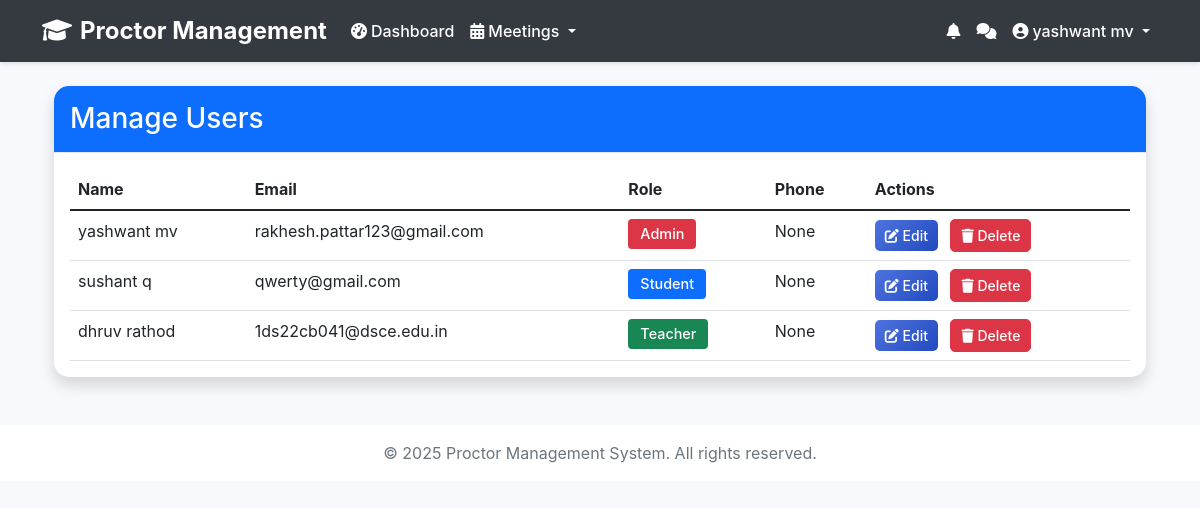
Page /admin-panel/users/ (signed in) on the committed database.
### accounts/models.py (models this page shows, shortened)
class User(AbstractUser):
    ROLE_CHOICES = (
        ('student', 'Student'),
        ('teacher', 'Teacher'),
        ('admin', 'Admin'),
    )
    role = models.CharField(max_length=10, choices=ROLE_CHOICES, default='student')
    phone_number = models.CharField(max_length=15, blank=True, null=True)
    address = models.TextField(blank=True, null=True)
    is_email_verified = models.BooleanField(default=False)
    password_reset_token = models.CharField(max_length=32, null=True, blank=True)
    password_reset_expires = models.DateTimeField(null=True, blank=True)

### admin_panel/views.py (the view)
# urls.py: path('users/', views.manage_users, name='manage_users'),
@login_required
def manage_users(request):
    if request.user.role != 'admin':
        return redirect('dashboard')
    users = User.objects.all().order_by('-date_joined')
    context = {
        'users': users,
    }
    return render(request, 'admin_panel/manage_users.html', context)

### accounts/context_processors.py (called while the page is built)
def unread_notifications_count(request):
    if request.user.is_authenticated:
        count = Notification.objects.filter(user=request.user, is_read=False).count()
    else:
        count = 0
    return {'unread_notifications_count': count}

### admin_panel/templates/admin_panel/manage_users.html (shortened to what this page needs)
{% extends 'accounts/base.html' %}
{% block content %}
<div class="container">
    <div class="row mb-4">
        <div class="col-md-12">
            <div class="card shadow">
                <div class="card-header bg-primary text-white">
                    <h3 class="mb-0">Manage Users</h3>
                </div>
                <div class="card-body">
                    <div class="table-responsive">
                        <table class="table table-hover">
                            <thead>
                                <tr>
                                    <th>Name</th>
                                    <th>Email</th>
                                    <th>Role</th>
                                    <th>Phone</th>
                                    <th>Actions</th>
                                </tr>
                            </thead>
                            <tbody>
                                {% for user in users %}
                                    <tr>
                                        <td>{{ user.get_full_name }}</td>
                                        <td>{{ user.email }}</td>
                                        <td>
                                            <span class="badge {% if user.role == 'admin' %}bg-danger{% elif user.role == 'teacher' %}bg-success{% else %}bg-primary{% endif %}">
                                                {{ user.role|title }}
                                            </span>
                                        </td>
                                        <td>{{ user.phone_number }}</td>
                                        <td>
                                            <a href="{% url 'edit_user' user.id %}" class="btn btn-primary btn-sm me-2">
                                                <i class="fas fa-edit"></i> Edit
                                            </a>
                                            <a href="{% url 'delete_user' user.id %}" class="btn btn-danger btn-sm">
                                                <i class="fas fa-trash"></i> Delete
                                            </a>
                                        </td>
                                    </tr>
                                {% empty %}
                                    <tr>
                                        <td colspan="5" class="text-center">No users found</td>
                                    </tr>
                                {% endfor %}
                            </tbody>
                        </table>
                    </div>
                </div>
            </div>
        </div>
    </div>
</div>
{% endblock %}

### accounts/templates/accounts/base.html (shortened to what this page needs)
<!DOCTYPE html>
<html lang="en">
<head>
    <link href="https://cdn.jsdelivr.net/npm/bootstrap@5.1.3/dist/css/bootstrap.min.css" rel="stylesheet">
    <link href="https://cdnjs.cloudflare.com/ajax/libs/font-awesome/6.0.0/css/all.min.css" rel="stylesheet">
</head>
<body>
    <nav class="navbar navbar-expand-lg navbar-dark">
        <div class="container">
            <a class="navbar-brand" href="{% url 'home' %}">
                <i class="fas fa-graduation-cap me-2"></i>Proctor Management
            </a>
            <div class="collapse navbar-collapse" id="navbarNav">
                <ul class="navbar-nav me-auto">
                    {% if user.is_authenticated %}
                        <li class="nav-item">
                            <a class="nav-link" href="{% url 'dashboard' %}">
                                <i class="fas fa-tachometer-alt me-1"></i>Dashboard
                            </a>
                        </li>
                        {% if not request.user.role == 'student' %}
                        <li class="nav-item dropdown">
                            <a class="nav-link dropdown-toggle" href="#" id="meetingsDropdown" role="button" data-bs-toggle="dropdown" aria-expanded="false">
                                <i class="fas fa-calendar-alt me-1"></i>Meetings
                            </a>
                        </li>
                        {% endif %}
                    {% endif %}
                </ul>
                <ul class="navbar-nav">
                    {% if user.is_authenticated %}
                        <li class="nav-item">
                            <a class="nav-link position-relative" href="{% url 'notifications' %}">
                                <i class="fas fa-bell"></i>
                            </a>
                        </li>
                        <li class="nav-item">
                            <a class="nav-link position-relative" href="{% if user.teacher %}{% url 'teacher_chat' %}{% elif user.student %}{% url 'student_chat' %}{% endif %}">
                                <i class="fas fa-comments"></i>
                            </a>
                        </li>
                        <li class="nav-item dropdown">
                            <a class="nav-link dropdown-toggle" href="#" id="navbarDropdown" role="button" data-bs-toggle="dropdown">
                                <i class="fas fa-user-circle me-1"></i>{{ user.get_full_name }}
                            </a>
                        </li>
                    {% endif %}
                </ul>
            </div>
        </div>
    </nav>
    <div class="container py-4">
        {% block content %}
        {% endblock %}
    </div>
    <footer class="footer mt-auto py-3 bg-white">
        <div class="container text-center">
            <span class="text-muted">© 2025 Proctor Management System. All rights reserved.</span>
        </div>
    </footer>
</body>
</html>

### accounts/templates/accounts/base.html (style rules this page uses)
:root { --primary-color: #4e73df; --secondary-color: #858796; --success-color: #1cc88a; --info-color: #36b9cc; --warning-color: #f6c23e; --danger-color: #e74a3b; }
body { font-family: 'Nunito', -apple-system, BlinkMacSystemFont, "Segoe UI", Roboto, "Helvetica Neue", Arial, sans-serif; background-color: #f8f9fc; }
.navbar { background-color: #343a40; box-shadow: 0 2px 4px rgba(0,0,0,.1); }
.navbar-brand { font-weight: 700; font-size: 1.5rem; color: white !important; }
.nav-link { font-weight: 500; padding: 0.5rem 1rem; transition: all 0.3s ease; color: white !important; }
.card { border: none; border-radius: 0.35rem; box-shadow: 0 0.15rem 1.75rem 0 rgba(58, 59, 69, 0.15); }
.card-header { background-color: #f8f9fc; border-bottom: 1px solid #e3e6f0; padding: 1rem; }
.btn { border-radius: 0.35rem; padding: 0.375rem 0.75rem; font-weight: 500; transition: all 0.3s ease; }
.btn-primary { background: linear-gradient(135deg, var(--primary-color) 0%, #224abe 100%); border: none; }
.badge { padding: 0.5em 0.75em; font-weight: 500; }

### admin_panel/templates/admin_panel/manage_users.html (style rules this page uses)
.card { border: none; border-radius: 15px; }
.card-header { border-radius: 15px 15px 0 0 !important; }
.table { margin-bottom: 0; }
.badge { padding: 8px 12px; font-size: 0.9em; }
.btn-sm { padding: 5px 10px; border-radius: 5px; }

### rows in the picture
User: get_full_name "yashwant mv", email "rakhesh.pattar123@gmail.com", role "Admin", phone_number "None"
User: get_full_name "sushant q", email "qwerty@gmail.com", role "Student", phone_number "None"
User: get_full_name "dhruv rathod", email "1ds22cb041@dsce.edu.in", role "Teacher", phone_number "None"
